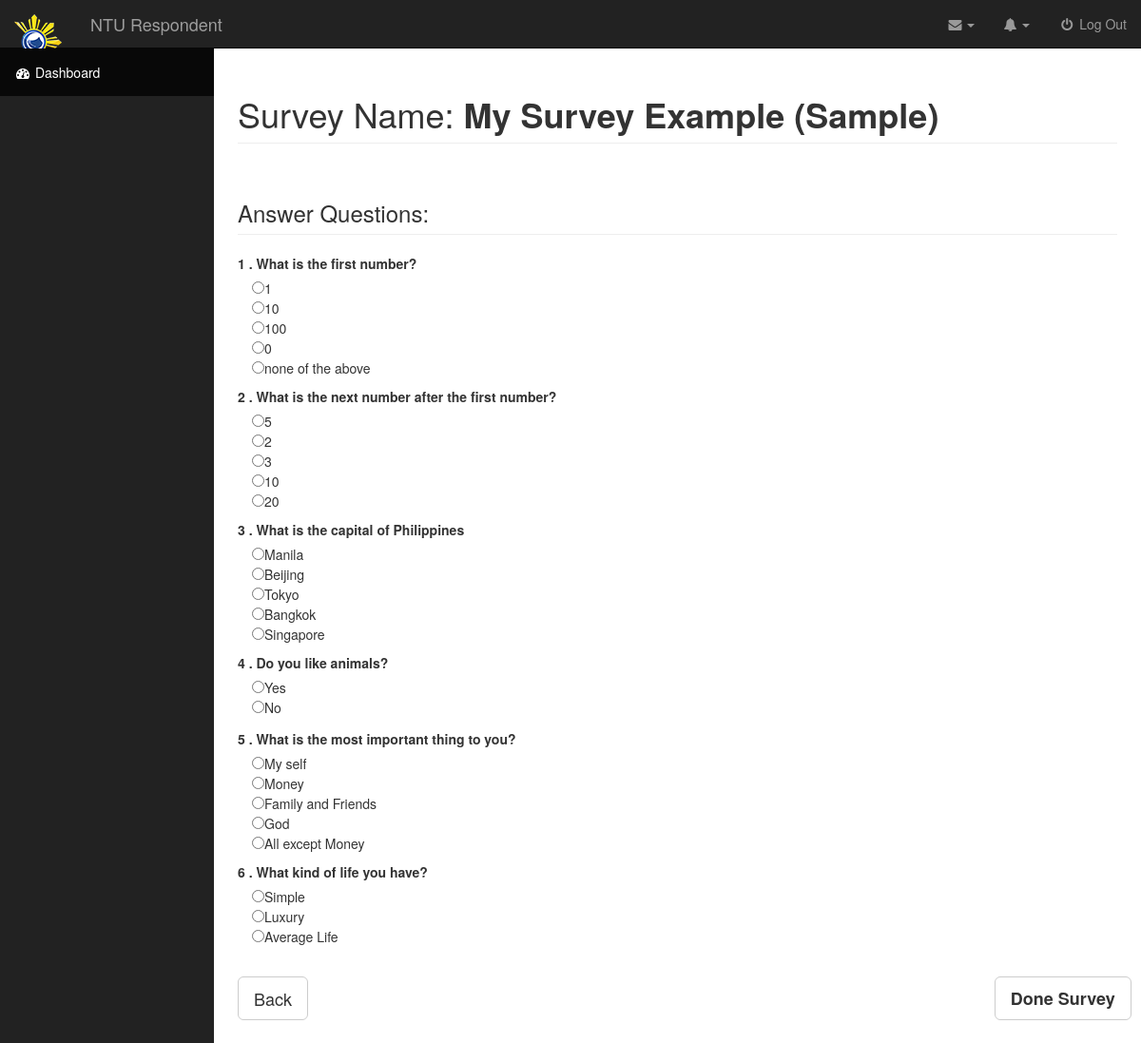
Screenshot of /respondent/answer.php?surveyid=34 (signed in) with the database file from the repository.
### tables this page shows
CREATE TABLE `survey` (
  `surveyId` int(11) NOT NULL AUTO_INCREMENT,
  `surveyTitle` varchar(45) NOT NULL,
  `userRequired` varchar(5) NOT NULL,
  `dateCreated` date NOT NULL,
  `author` int(11) NOT NULL,
  `status` enum('Enable','Disable') DEFAULT 'Disable',
  PRIMARY KEY (`surveyId`),
  UNIQUE KEY `surveyId_UNIQUE` (`surveyId`),
  KEY `user_fk_idx` (`author`)
);

CREATE TABLE `question` (
  `questionId` int(11) NOT NULL AUTO_INCREMENT,
  `questionNo` varchar(45) NOT NULL,
  `questionDescription` varchar(1000) NOT NULL,
  `surveyId` int(11) NOT NULL,
  PRIMARY KEY (`questionId`,`questionNo`),
  KEY `surveyId_idx` (`surveyId`),
  CONSTRAINT `surveyId` FOREIGN KEY (`surveyId`) REFERENCES `survey` (`surveyId`) ON DELETE CASCADE ON UPDATE CASCADE
);

CREATE TABLE `choice` (
  `questionId` int(11) NOT NULL,
  `choiceId` int(11) NOT NULL AUTO_INCREMENT,
  `choiceDescription` varchar(1000) NOT NULL,
  PRIMARY KEY (`choiceId`),
  KEY `questionId_idx` (`questionId`)
);

### respondent/answer.php (the view, shortened to what this page needs)
<?php
    $ntu_survey = new mysqli("localhost", "root", "", "ntu_survey");
?>
<html lang="en">
<head>
    <link href="css/bootstrap.min.css" rel="stylesheet">
    <link href="css/sb-admin.css" rel="stylesheet">
    <link href="css/plugins/morris.css" rel="stylesheet">
    <link href="font-awesome/css/font-awesome.min.css" rel="stylesheet" type="text/css">
</head>
<body>
    <div id="wrapper">
        <nav class="navbar navbar-inverse navbar-fixed-top" role="navigation">
            <div class="navbar-header">
                <a class="navbar-brand" href="../respondent/index.php"><img src="../images/logo.png" alt="logo"></a>
                <a class="navbar-brand" href="../respondent/index.php">NTU Respondent</a>
            </div>
            <ul class="nav navbar-right top-nav">
                <li class="dropdown">
                    <a href="#" class="dropdown-toggle" data-toggle="dropdown"><i class="fa fa-envelope"></i> <b class="caret"></b></a>
                </li>
                <li class="dropdown">
                    <a href="#" class="dropdown-toggle" data-toggle="dropdown"><i class="fa fa-bell"></i> <b class="caret"></b></a>
                </li>
                <li class="dropdown">
                    <a href="../landing/index.php" name="Logout"><i class="fa fa-fw fa-power-off"></i> Log Out</a>
                </li>
            </ul>
            <div class="collapse navbar-collapse navbar-ex1-collapse">
                <ul class="nav navbar-nav side-nav">
                    <li class="active">
                        <a href="index.php"><i class="fa fa-fw fa-dashboard"></i> Dashboard</a>
                    </li>
                </ul>
            </div>
        </nav>
        <div id="page-wrapper">
            <div class="container-fluid">
                <div class="row">
                    <div class="col-lg-12">
                        <h1 class="page-header">
                            Survey Name:<strong>
                            <?php
                                $surveyId = $_GET['surveyid'];
                                $queryS="SELECT surveyTitle from survey where surveyId='$surveyId'";
                                $resultS = mysqli_query($ntu_survey, $queryS);
                                $rowS = $resultS->fetch_assoc();
                                $surveyTitle = $rowS["surveyTitle"];
                                echo $surveyTitle;
                            ?></strong>
                        </h1>
                    </div>
                </div>
                <div class="row">
                    <div class="col-lg-12">
                        <?php
                            $questions = "select DISTINCT questionId , question.questionNo as 'num',question.questionDescription as 'des' from question inner join survey using (surveyId) WHERE survey.surveyId = '$surveyId'";
                            if ($result=mysqli_query($ntu_survey, $questions)) {
                                if(mysqli_num_rows($result) > 0) {
                                    echo "<h3 class='page-header'>
                                           Answer Questions:
                                        </h3>";
                                    while ($row=mysqli_fetch_array($result)){
                                        echo "<form action='answer.php?surveytitle=$surveyTitle&surveyid=$surveyId' method='POST' >";
                        ?>
                                    <div class ='form-group'>
                                        <label><strong><?php echo "" . $row['num'] . ""; ?> .</strong> <?php echo "" . $row['des'] . ""; ?> </label>
                                        <br>
                                        <?php
                                            $temp = $row['questionId'];
                                            $choice = $row['questionId'];
                                            $choices = "SELECT questionId, choice.choiceId as 'cId', choice.choiceDescription as 'cD' FROM choice WHERE questionId ='$temp' ";
                                            if ($result1=mysqli_query($ntu_survey, $choices)) {
                                                while ($row1=mysqli_fetch_array($result1)){
                                                    echo "<div class='col-lg-8'><input type='radio' name='choice[$choice][]' value='" . $row1['cId'] .  "'>" . $row1['cD'] . " </input></div>";
                                                    echo "<br>";
                                                }
                                            }
                                        ?>
                                    </div>
                            <?php
                                   }
                                echo "<br>";
                                echo "<div class='row'>
                                        <div class='col-lg-10'>
                                            <a href='../respondent/index.php'><button type='button' class='btn btn-default btn-lg'>Back</button></a>
                                        </div>
                                        <div class='col-lg-1'>
                                            <button type='submit' class='btn btn-default btn-lg' name='submit' ><strong> Done Survey </strong></button>
                                        </div>
                                     </div>";
                                echo "</form>";
                                }
                            }
                            ?>
                    </div>
                </div>
            </div>
        </div>
    </div>
</body>
</html>

### respondent/css/sb-admin.css (style rules this page uses)
body { margin-top: 100px; background-color: #222; }
@media (min-width:768px) { body { margin-top: 50px; } }
#wrapper { padding-left: 0; }
#page-wrapper { width: 100%; padding: 0; background-color: #fff; }
@media (min-width:768px) { #wrapper { padding-left: 225px; } }
@media (min-width:768px) { #page-wrapper { padding: 10px; } }
.top-nav { padding: 0 15px; }
.top-nav>li { display: inline-block; float: left; }
.top-nav>li>a { padding-top: 15px; padding-bottom: 15px; line-height: 20px; color: #999; }
@media (min-width:768px) { .side-nav { position: fixed; top: 51px; left: 225px; width: 225px; margin-left: -225px; border: none; border-radius: 0; overflow-y: auto; background-color: #222; bottom: 0; overflow-x: hidden; padding-bottom: 40px; } }
@media (min-width:768px) { .side-nav>li>a { width: 225px; } }

### rows the page displays
survey: surveyTitle "My Survey Example (Sample)"
question: questionNo "1", questionDescription "What is the first number?"
choice: choiceDescription "1"
choice: choiceDescription "10"
choice: choiceDescription "100"
choice: choiceDescription "0"
choice: choiceDescription "none of the above"
question: questionNo "2", questionDescription "What is the next number after the first number?"
choice: choiceDescription "5"
choice: choiceDescription "2"
choice: choiceDescription "3"
choice: choiceDescription "10"
choice: choiceDescription "20"
question: questionNo "3", questionDescription "What is the capital of Philippines"
choice: choiceDescription "Manila"
choice: choiceDescription "Beijing"
choice: choiceDescription "Tokyo"
choice: choiceDescription "Bangkok"
choice: choiceDescription "Singapore"
question: questionNo "4", questionDescription "Do you like animals?"
choice: choiceDescription "Yes"
choice: choiceDescription "No"
question: questionNo "5", questionDescription "What is the most important thing to you?"
choice: choiceDescription "My self"
choice: choiceDescription "Money"
choice: choiceDescription "Family and Friends"
choice: choiceDescription "God"
choice: choiceDescription "All except Money"
question: questionNo "6", questionDescription "What kind of life you have?"
choice: choiceDescription "Simple"
choice: choiceDescription "Luxury"
choice: choiceDescription "Average Life"
